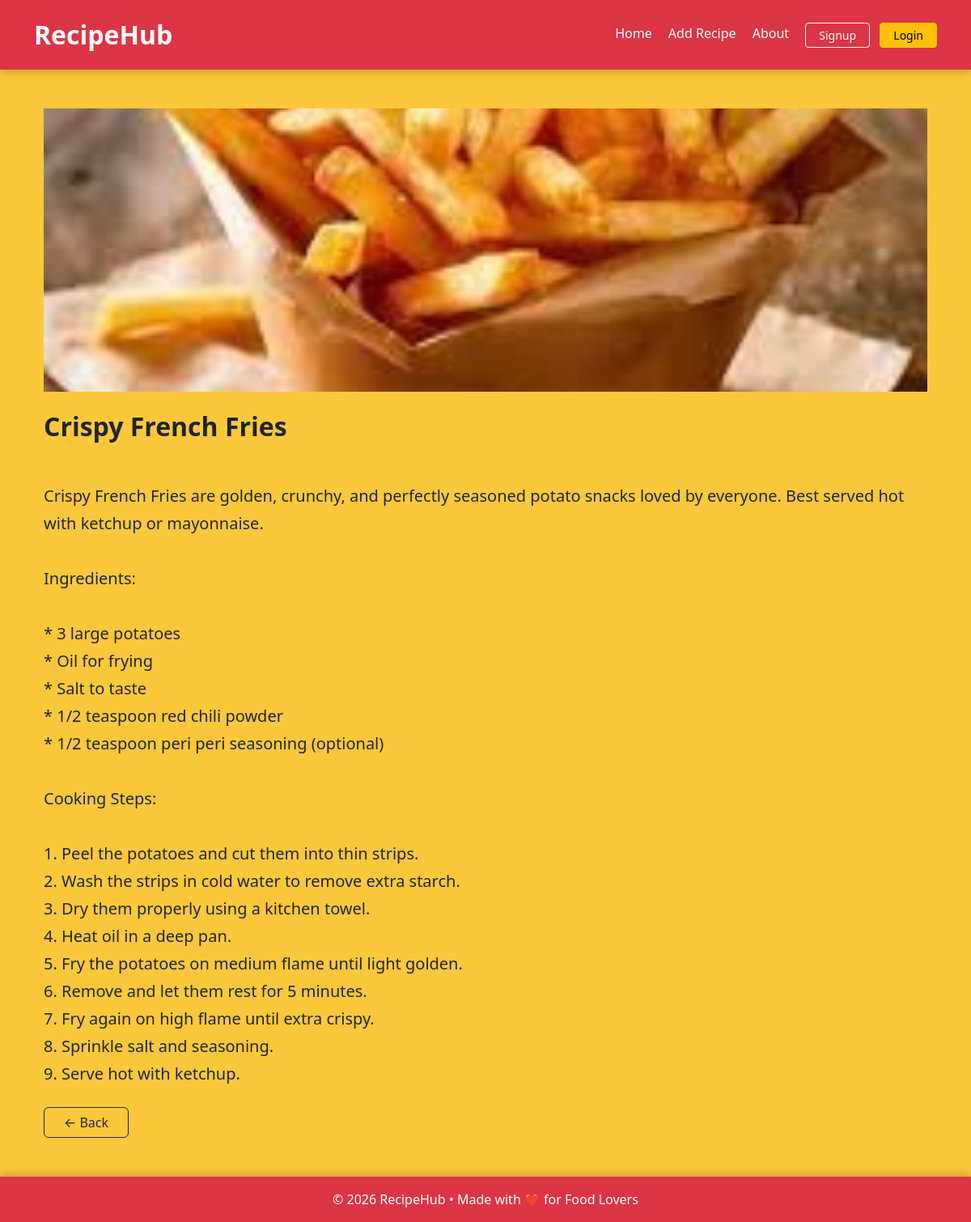
Page /recipe_details/3/ on the committed database.
### recipe/models.py (models this page shows, shortened)
class Recipe(models.Model):
    user=models.ForeignKey(User,on_delete=models.CASCADE)
    recipe_name=models.CharField(max_length=50)
    recipe_description=models.TextField()
    recipe_image=models.ImageField(upload_to='recipe_iamge')
    models.SlugField(unique='TRUE')

### recipe/views.py (the view)
# urls.py: path('recipe_details/<int:id>/', recipe_details, name='recipe_details')
def recipe_details(request,id):
    recipe=Recipe.objects.get(id=id)
    return render(request,'recipe_details.html',{'recipe':recipe})

### recipe/templates/recipe_details.html (shortened to what this page needs)
{% extends "base.html" %}
{% block start %}
<div class="container mt-5 px-4">
    {% if recipe.recipe_image %}
    <div class="mb-4"
         style="width:100%; height:350px; overflow:hidden;">
        <img src="{{ recipe.recipe_image.url }}"
             style="width:100%; height:100%; object-fit:cover; object-position:center; border-radius:0;">
    </div>
    {% endif %}
    <h2 class="fw-bold text-dark mb-3">
        {{ recipe.recipe_name }}
    </h2>
    <p class="fs-5 text-dark"
       style="white-space: pre-line; line-height:1.7;">
        {{ recipe.recipe_description }}
    </p>
    <div class="mt-4 d-flex gap-2 flex-wrap">
        <a href="{% url 'home' %}" class="btn btn-outline-dark px-4">
            ← Back
        </a>
    </div>
</div>
{% endblock %}

### recipe/templates/base.html (style rules this page uses)
body { background-color: #fcc83b; }

### rows in the picture
Recipe: recipe_image (picture), recipe_name "Crispy French Fries", recipe_description "Crispy French Fries are golden, crunchy, and perfectly seasoned potato snacks loved by everyone. Best served hot with ketchup or mayonnaise. Ingredients: * 3 large potatoes * Oil for frying * Salt to taste * 1/2 teaspoon red chili powder * 1/2 teaspoon peri peri seasoning (optional) Cooking Steps: 1. Peel the potatoes and cut them into thin strips. 2. Wash the strips in cold water to remove extra starch. 3. Dry them properly using a kitchen towel. 4. Heat oil in a deep pan. 5. Fry the potatoes on medium flame until light golden. 6. Remove and let them rest for 5 minutes. 7. Fry again on high flame until extra crispy. 8. Sprinkle salt and seasoning. 9. Serve hot with ketchup."
